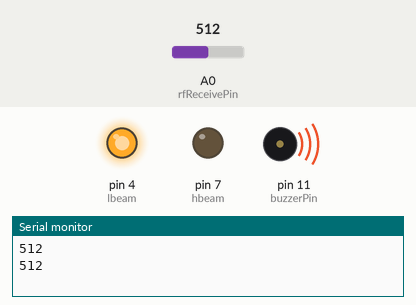
Recording of a sketch running on a simulated Arduino Uno, built with avr-gcc and run on an emulated ATmega328P. On the bench: output pins drawn as LEDs (lit = HIGH), buzzer (waves = sounding), the last lines printed to the serial monitor. The inputs (shaded band) are chosen by the test bench; at power-on: A0 (rfReceivePin) = 512.

Above: at 1.8 s.
1.9 s: A0 (rfReceivePin) set to 33
3.4 s: A0 (rfReceivePin) set to 28
At 3.7 s:
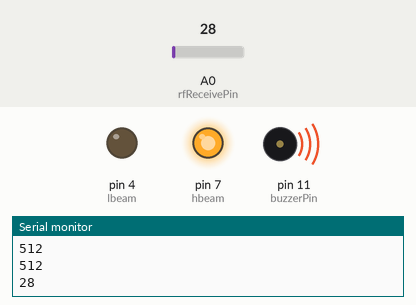
4.9 s: A0 (rfReceivePin) set to 50
At 6.5 s:
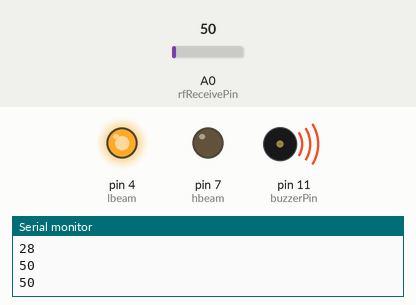
6.9 s: A0 (rfReceivePin) set to 20
At 8.0 s:
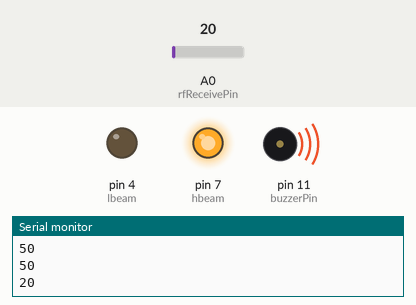
Timing chart, 0 to 9.9 s (numbered marks = the images above; inputs shaded):
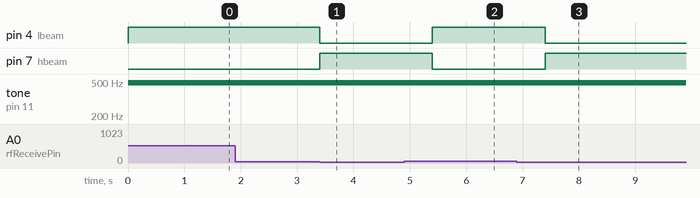

Measured:
- the behaviour switches between 30 and 29 on A0 (rfReceivePin) (found by bisection; images 0 and 1)
- after the input at 1.9 s, every drawn part: stays the same
- after the input at 3.4 s, pin 4 (lbeam): HIGH → LOW at once; pin 7 (hbeam): LOW → HIGH at once
- after the input at 4.9 s, pin 4 (lbeam): LOW → HIGH after 0.50 s; pin 7 (hbeam): HIGH → LOW after 0.50 s
- after the input at 6.9 s, pin 4 (lbeam): HIGH → LOW after 0.50 s; pin 7 (hbeam): LOW → HIGH after 0.50 s

The sketch:

Receiver_Vehicle_Final.ino
```cpp
 #define rfReceivePin A0  //RF Receiver pin = Analog pin 0
 #define buzzerPin 11  //Onboard LED = digital pin 13
 #define lbeam 4
 #define hbeam 7

 unsigned int data = 0;   // variable used to store received data
 const unsigned int upperThreshold = 40;  //upper threshold value
 const unsigned int lowerThreshold = 30;  //lower threshold value

 void setup(){
   pinMode(buzzerPin, OUTPUT);
   pinMode(hbeam, OUTPUT);
   pinMode(lbeam, OUTPUT);
   Serial.begin(9600);
 }

 void loop(){
   analogWrite(buzzerPin, 0);
   data=analogRead(rfReceivePin);    //listen for data on Analog pin 0

    if(data>upperThreshold){
     digitalWrite(lbeam,HIGH);   //If a LOW signal is received, turn LED OFF
     digitalWrite(hbeam,LOW);
     analogWrite(buzzerPin, 250);
     Serial.println(data);
     delay(1000);
   }

   if(data<lowerThreshold){
     digitalWrite(hbeam, HIGH);   //If a HIGH signal is received, turn LED ON
     digitalWrite(lbeam,LOW);
     analogWrite(buzzerPin, 0);
     Serial.println(data);
     delay(1000);
   }
 }
```
